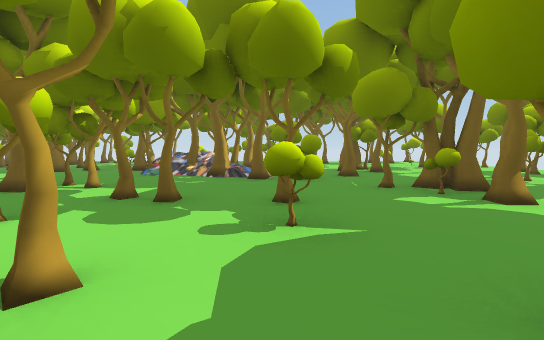
[1] (above)

14 first-person views from a walk through a scene from a Unity 3-D project. The camera is 1.3 m above the floor, tilts 4° down and sees 90° across. The floor is counted in squares, 2 m on a side. Each view is taken from the middle of a square. On the plan, view 1 faces up. The plan holds only what a view shows up to about 9 squares ahead; the rest is blank. The place goes on beyond the plan. The player character is not drawn. Some surface patterns are stand-ins.

[2]
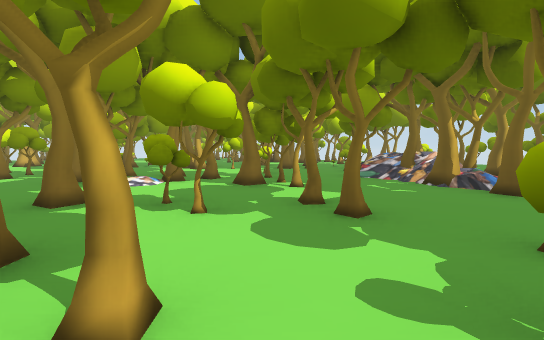

[3]
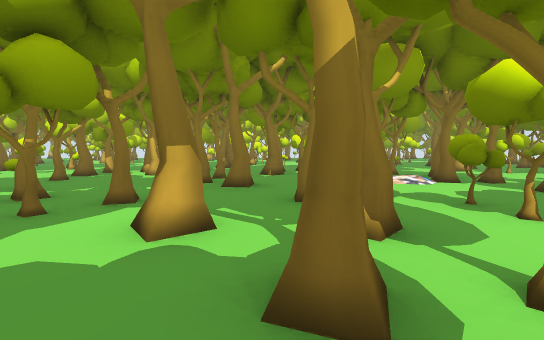

[4]
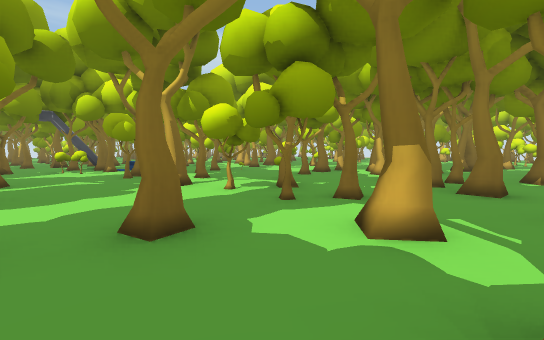

[5]
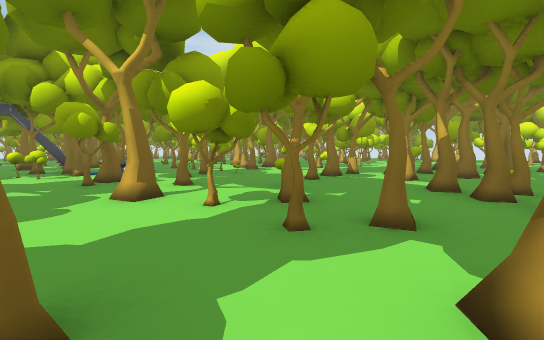

[6]
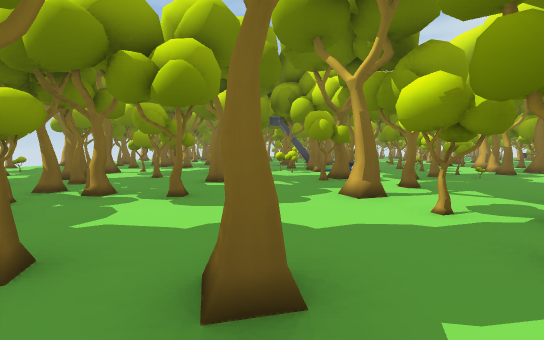

[7]
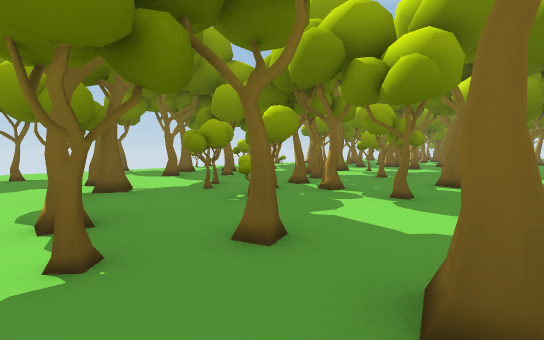

[8]
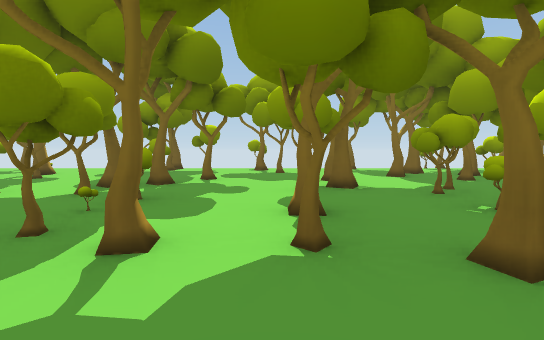

[9]
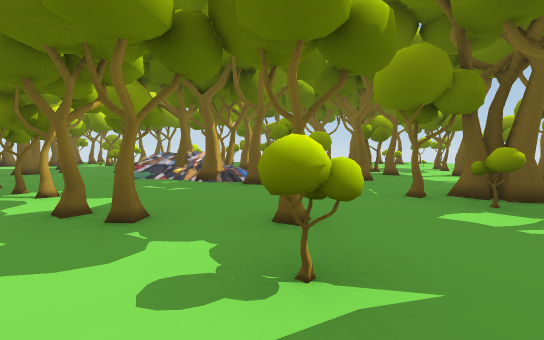

[10]
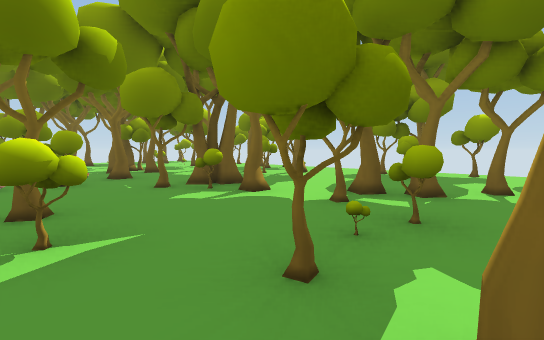

[11]
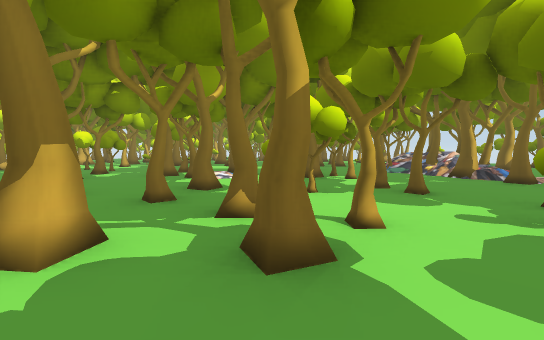

[12]
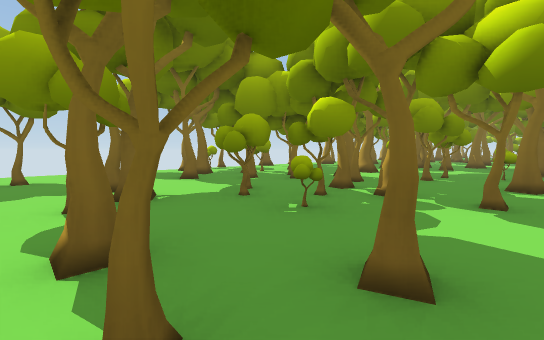

[13]
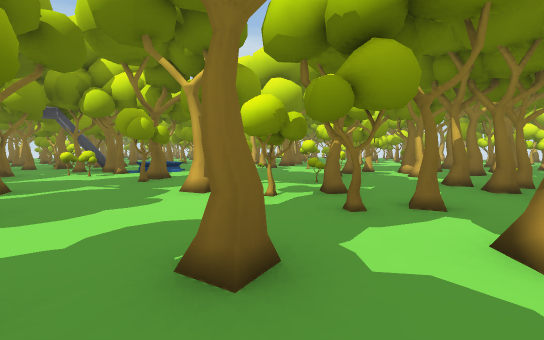

[14]
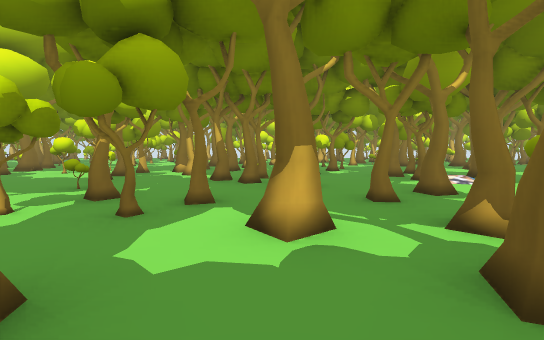

### Floor plan
Key: @ floor where view 1 was taken; # wall or solid block; x gap in a wall; . floor; / step, stairs or slope; = window, fence, low wall or low ledge; T thing the floor can be seen under or through; O other object.
Columns run from 13 left of view 1 to 9 right of it. Each row starts with its distance up from view 1.
 11              .#
 10      #    ###.   ..#
  9      ###.//x . x#..  #
  8     .#.../=##/ ...#.#.
  7     .#......#//#.....
  6     #......../#....#..
  5     .....#.....##.#...
  4     .../...#x...#.....
  3      #./.............#
  2   .x..#/.##..#..##..##
  1   ###.......#.#x##...##
  0   . .#...#...@#...#...
 -1 #......##..#..#........
 -2   #.#..#.T..#....##....
 -3   ##..#..TT...........
 -4     #...=.T....##.....
 -5     ..x#...#.#.##.##x.
 -6     ......#.....####..
 -7     ##...##..#...###.
 -8     ...#x #....#...#
 -9     #....OO#.=##.# ..
-10       .#.O##....#   =
-11           #O.#..
-12           OO....

Where each view was taken, in squares from view 1:
view 1: 0 up, 0 right, facing up
view 2: 1 up, 0 right, facing up-left
view 3: 0 up, 0 right, facing left
view 4: 0 up, 0 right, facing down-left
view 5: 1 down, 1 left, facing down-left
view 6: 1 down, 1 left, facing down
view 7: 1 down, 1 left, facing down-right
view 8: 1 down, 1 left, facing right
view 9: 1 up, 0 right, facing up
view 10: 0 up, 0 right, facing up-right
view 11: 1 down, 0 right, facing up-left
view 12: 1 down, 0 right, facing down-right
view 13: 1 down, 0 right, facing down-left
view 14: 1 down, 0 right, facing left
